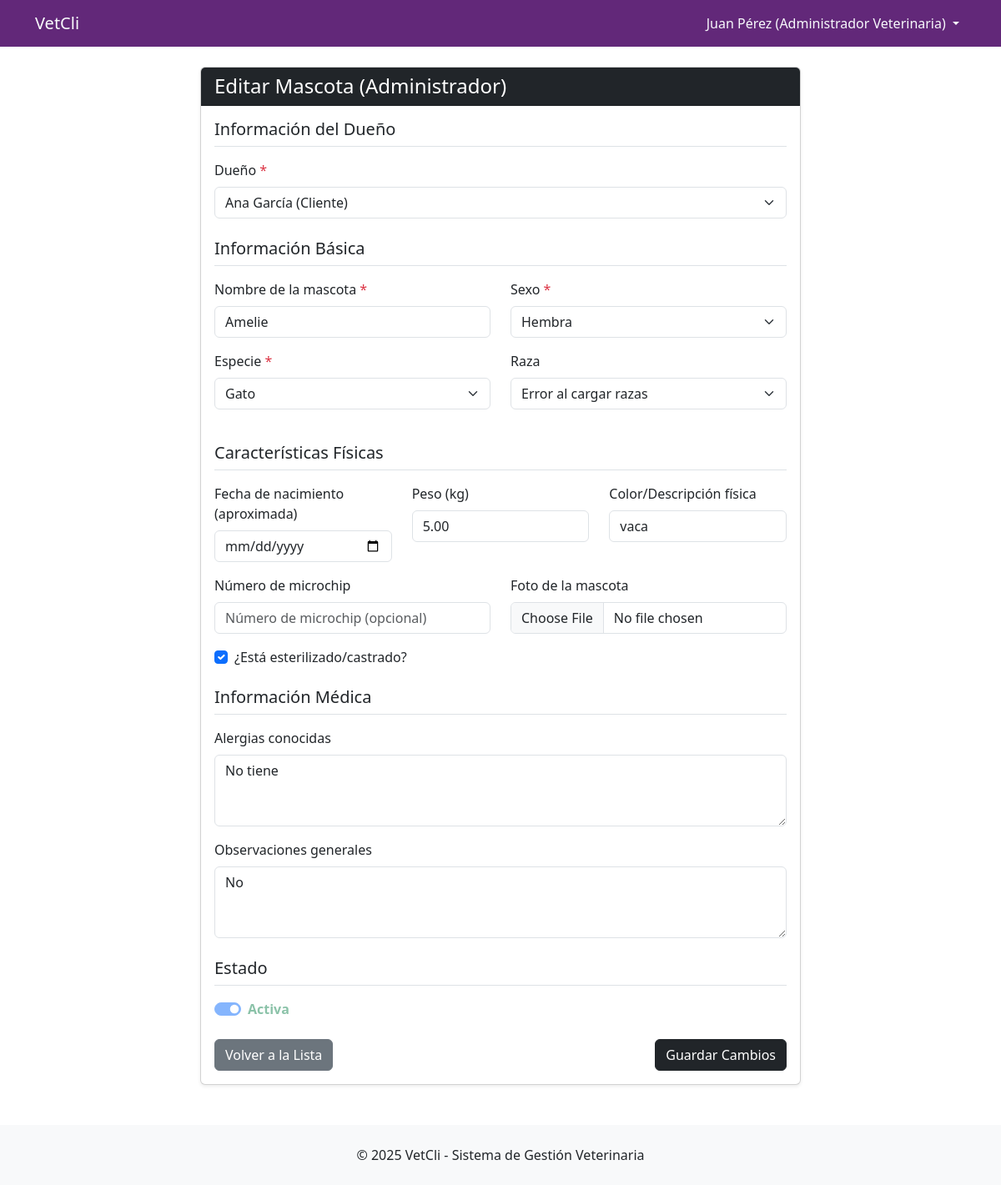
The page /mascotas/admin/editar/1/ (signed in) on the database its author committed.
### apps/accounts/models.py (models this page shows, shortened)
class CustomUser(AbstractUser):
    OPCIONES_ROL = [
        ("admin_veterinaria", "Administrador Veterinaria"),
        ("veterinario", "Veterinario"),
        ("cliente", "Cliente"),
    ]
    rol = models.CharField(max_length=20, choices=OPCIONES_ROL, default="cliente")
    telefono = models.CharField(max_length=15, blank=True)
    direccion = models.TextField(blank=True)
    dni = models.CharField(max_length=10, unique=True, null=True, blank=True)
    fecha_nacimiento = models.DateField(null=True, blank=True)
    clinica = models.ForeignKey(
        "clinicas.Clinica",
        on_delete=models.CASCADE,
        null=True,
        blank=True,
        related_name="usuarios",
    )
    pendiente_aprobacion = models.BooleanField(default=False)
    fecha_aprobacion = models.DateTimeField(null=True, blank=True)
    aprobado_por = models.ForeignKey(
        "self", on_delete=models.SET_NULL, null=True, blank=True
    )
    def __str__(self):
        return f"{self.get_full_name()} ({self.get_rol_display()})"

### apps/mascotas/models.py (models this page shows, shortened)
class Mascota(models.Model):
    SEXO_CHOICES = [
        ("M", "Macho"),
        ("H", "Hembra"),
    ]
    nombre = models.CharField(max_length=100)
    especie = models.ForeignKey(
        Especie, on_delete=models.PROTECT, related_name="mascotas"
    )
    raza = models.ForeignKey(
        Raza, on_delete=models.SET_NULL, null=True, blank=True, related_name="mascotas"
    )
    dueno = models.ForeignKey(
        CustomUser,
        on_delete=models.CASCADE,
        related_name="mascotas",
        limit_choices_to={"rol": "cliente"},
    )
    sexo = models.CharField(max_length=1, choices=SEXO_CHOICES)
    fecha_nacimiento = models.DateField(
        null=True, blank=True, help_text="Fecha aproximada de nacimiento"
    )
    color = models.CharField(max_length=100, blank=True)
    peso = models.DecimalField(
        max_digits=6,
        decimal_places=2,
        validators=[MinValueValidator(0.01)],
        null=True,
        blank=True,
        help_text="Peso en kilogramos",
    )
    numero_chip = models.CharField(
        max_length=50,
        blank=True,
        unique=True,
        null=True,
        help_text="Número de microchip",
    )
    foto = models.ImageField(upload_to="mascotas/fotos/", blank=True, null=True)
    esterilizado = models.BooleanField(
        default=False, help_text="¿Está castrado/esterilizado?"
    )
    alergias = models.TextField(
        blank=True, help_text="Alergias conocidas (medicamentos, alimentos, etc.)"
    )
    condiciones_preexistentes = models.TextField(
        blank=True, help_text="Condiciones médicas crónicas o importantes"
    )
    observaciones = models.TextField(
        blank=True, help_text="Observaciones generales sobre la mascota"
    )
    activo = models.BooleanField(default=True, help_text="Mascota activa en el sistema")
    fecha_fallecimiento = models.DateField(
        null=True, blank=True, help_text="Fecha de fallecimiento (si aplica)"
    )
    fecha_registro = models.DateTimeField(auto_now_add=True)
    fecha_modificacion = models.DateTimeField(auto_now=True)
    class Meta:
        verbose_name = "Mascota"
        verbose_name_plural = "Mascotas"
        ordering = ["-fecha_registro"]
        indexes = [
            models.Index(fields=["dueno", "activo"]),
            models.Index(fields=["numero_chip"]),
        ]

### apps/mascotas/views.py (the view)
@login_required
def editar_mascota_admin(request, pk):
    if request.user.rol != "admin_veterinaria":
        messages.error(request, "No tienes permiso para acceder a esta página.")
        return redirect("core:dashboard")
    mascota = get_object_or_404(Mascota, pk=pk)
    if mascota.dueno.clinica != request.user.clinica:
        messages.error(request, "Esta mascota no pertenece a tu clínica.")
        return redirect("mascotas:lista_mascotas_admin")
    if request.method == "POST":
        form = MascotaAdminForm(request.POST, request.FILES, instance=mascota)
        if form.is_valid():
            mascota = form.save()
            messages.success(
                request, f'Mascota "{mascota.nombre}" actualizada exitosamente.'
            )
            return redirect("mascotas:detalle_mascota", pk=mascota.pk)
    else:
        form = MascotaAdminForm(instance=mascota)
    context = {"form": form, "mascota": mascota, "titulo": f"Editar {mascota.nombre}"}
    return render(request, "mascotas/editar_mascota_admin.html", context)

### apps/mascotas/forms.py (shortened to what this page needs)
class MascotaAdminForm(MascotaForm):
    class Meta(MascotaForm.Meta):
        fields = MascotaForm.Meta.fields + ["activo", "fecha_fallecimiento", "dueno"]
        widgets = {
            **MascotaForm.Meta.widgets,
            "dueno": forms.Select(attrs={"class": "form-select"}),
            "activo": forms.CheckboxInput(attrs={"class": "form-check-input"}),
            "fecha_fallecimiento": forms.DateInput(
                attrs={
                    "class": "form-control",
                    "type": "date",
                    "max": date.today().isoformat(),
                }
            ),
        }
        labels = {
            **MascotaForm.Meta.labels,
            "dueno": "Dueño",
            "activo": "Mascota activa",
            "fecha_fallecimiento": "Fecha de fallecimiento",
        }
    def __init__(self, *args, **kwargs):
        super().__init__(*args, **kwargs)
        from apps.accounts.models import CustomUser
        self.fields["dueno"].queryset = CustomUser.objects.filter(
            rol="cliente", is_active=True
        ).select_related("clinica")

### apps/mascotas/models.py (called while the page is built)
    def __str__(self):
        return self.nombre

    def __str__(self):
        return f"{self.nombre} ({self.especie.nombre})"

### templates/mascotas/editar_mascota_admin.html (shortened to what this page needs)
{% extends 'base.html' %}
{% load static %}
{% block content %}
<div class="container mt-4">
    <div class="row">
        <div class="col-md-8 offset-md-2">
            <div class="card shadow-sm">
                <div class="card-header bg-dark text-white">
                    <h4 class="mb-0">
                         Editar Mascota (Administrador)
                    </h4>
                </div>
                <div class="card-body">
                    <form method="post" enctype="multipart/form-data">
                        <h5 class="border-bottom pb-2 mb-3">Información del Dueño</h5>
                        <div class="mb-3">
                            <label for="{{ form.dueno.id_for_label }}" class="form-label">
                                {{ form.dueno.label }} <span class="text-danger">*</span>
                            </label>
                            {{ form.dueno }}
                        </div>
                        <h5 class="border-bottom pb-2 mb-3 mt-4">Información Básica</h5>
                        <div class="row">
                            <div class="col-md-6 mb-3">
                                <label for="{{ form.nombre.id_for_label }}" class="form-label">
                                    {{ form.nombre.label }} <span class="text-danger">*</span>
                                </label>
                                {{ form.nombre }}
                            </div>
                            <div class="col-md-6 mb-3">
                                <label for="{{ form.sexo.id_for_label }}" class="form-label">
                                    {{ form.sexo.label }} <span class="text-danger">*</span>
                                </label>
                                {{ form.sexo }}
                            </div>
                        </div>
                        <div class="row">
                            <div class="col-md-6 mb-3">
                                <label for="{{ form.especie.id_for_label }}" class="form-label">
                                    {{ form.especie.label }} <span class="text-danger">*</span>
                                </label>
                                {{ form.especie }}
                            </div>
                            <div class="col-md-6 mb-3">
                                <label for="{{ form.raza.id_for_label }}" class="form-label">
                                    {{ form.raza.label }}
                                </label>
                                {{ form.raza }}
                            </div>
                        </div>
                        <h5 class="border-bottom pb-2 mb-3 mt-4">Características Físicas</h5>
                        <div class="row">
                            <div class="col-md-4 mb-3">
                                <label for="{{ form.fecha_nacimiento.id_for_label }}" class="form-label">
                                    {{ form.fecha_nacimiento.label }}
                                </label>
                                {{ form.fecha_nacimiento }}
                            </div>
                            <div class="col-md-4 mb-3">
                                <label for="{{ form.peso.id_for_label }}" class="form-label">
                                    {{ form.peso.label }}
                                </label>
                                {{ form.peso }}
                            </div>
                            <div class="col-md-4 mb-3">
                                <label for="{{ form.color.id_for_label }}" class="form-label">
                                    {{ form.color.label }}
                                </label>
                                {{ form.color }}
                            </div>
                        </div>
                        <div class="row">
                            <div class="col-md-6 mb-3">
                                <label for="{{ form.numero_chip.id_for_label }}" class="form-label">
                                    {{ form.numero_chip.label }}
                                </label>
                                {{ form.numero_chip }}
                            </div>
                            <div class="col-md-6 mb-3">
                                <label for="{{ form.foto.id_for_label }}" class="form-label">
                                    {{ form.foto.label }}
                                </label>
                                {{ form.foto }}
                            </div>
                        </div>
                        <div class="mb-3">
                            <div class="form-check">
                                {{ form.esterilizado }}
                                <label class="form-check-label" for="{{ form.esterilizado.id_for_label }}">
                                    {{ form.esterilizado.label }}
                                </label>
                            </div>
                        </div>
                        <h5 class="border-bottom pb-2 mb-3 mt-4">Información Médica</h5>
                        <div class="mb-3">
                            <label for="{{ form.alergias.id_for_label }}" class="form-label">
                                {{ form.alergias.label }}
                            </label>
                            {{ form.alergias }}
                        </div>
                        <div class="mb-3">
                            <label for="{{ form.observaciones.id_for_label }}" class="form-label">
                                {{ form.observaciones.label }}
                            </label>
                            {{ form.observaciones }}
                        </div>
                        <h5 class="border-bottom pb-2 mb-3 mt-4">Estado</h5>
                        <div class="form-check form-switch mb-3">
                            <input class="form-check-input" type="checkbox" id="activoSwitch"
                                   {% if mascota.activo %}checked{% endif %} disabled>
                            <label class="form-check-label" for="activoSwitch">
                                {% if mascota.activo %}
                                    <span class="text-success fw-bold">Activa</span>
                                {% else %}
                                    <span class="text-danger fw-bold">Inactiva</span>
                                {% endif %}
                            </label>
                        </div>
                        <div class="d-flex justify-content-between mt-4">
                            <a href="{% url 'mascotas:lista_mascotas_admin' %}" class="btn btn-secondary">
                                 Volver a la Lista
                            </a>
                            <button type="submit" class="btn btn-dark">
                                 Guardar Cambios
                            </button>
                        </div>
                    </form>
                </div>
            </div>
        </div>
    </div>
</div>
{% endblock %}

### templates/base.html (shortened to what this page needs)
<!DOCTYPE html>
<html lang="es">
<head>
    {% load django_bootstrap5 %}
    {% load static %}
    {% bootstrap_css %}
    {% block extra_css %}
        <link rel="stylesheet" href="{% static 'css/base.css' %}">
    {% endblock %}
</head>
<body>
    <nav class="navbar navbar-expand-lg navbar-dark navbar-purple">
        <div class="container">
            <a class="navbar-brand" href="{% url 'core:home' %}">VetCli</a>
            <div class="collapse navbar-collapse" id="navbarNav">
                <ul class="navbar-nav ms-auto">
                    {% if user.is_authenticated %}
                        <li class="nav-item dropdown">
                            <a class="nav-link dropdown-toggle" href="#" role="button" data-bs-toggle="dropdown">
                                {{ user.get_full_name|default:user.username }} ({{ user.get_rol_display }})
                            </a>
                        </li>
                    {% endif %}
                </ul>
            </div>
        </div>
    </nav>
    <main class="container my-4">
        {% block content %}{% endblock %}
    </main>
    <footer class="bg-light py-4 mt-5">
        <div class="container text-center">
            <p class="mb-0">&copy; 2025 VetCli - Sistema de Gestión Veterinaria</p>
        </div>
    </footer>
</body>
</html>

### static/css/base.css (style rules this page uses)
:root { --primary-purple: #6B46C1; --light-purple: #8B5CF6; --dark-purple: #622879; --bg-light: #F8FAFC; --text-dark: #1F2937; --border-light: #E5E7EB; }
.navbar-purple { background: var(--dark-purple)!important; }
.navbar-purple .navbar-brand, .navbar-purple .nav-link { color: var(--bg-light) !important; }

### rows shown on the page
CustomUser: get_full_name "Juan Pérez", rol "Administrador Veterinaria"
Mascota: dueno "Ana García (Cliente)", nombre "Amelie", sexo "Hembra", especie "Gato", raza "Error al cargar razas", peso "5.00", color "vaca", esterilizado "☑", alergias "No tiene", observaciones "No", activo "☑"
